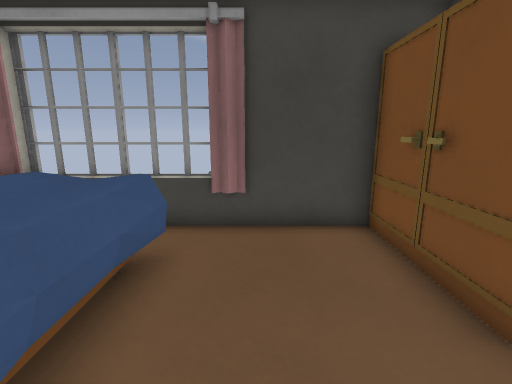
View 1 (above)

17 first-person views from a walk through a level from a Godot 3-D game. The camera is 1.2 m above the floor, tilts 12° down and sees 85° across. Doors that lead somewhere are drawn open, without their leaves. The floor is counted in squares, 0.5 m on a side. Each view is taken from the middle of a square. On the plan, view 1 faces up. The plan holds only what a view shows up to about 18 squares ahead; the rest is blank. The place goes on beyond the plan.

View 2
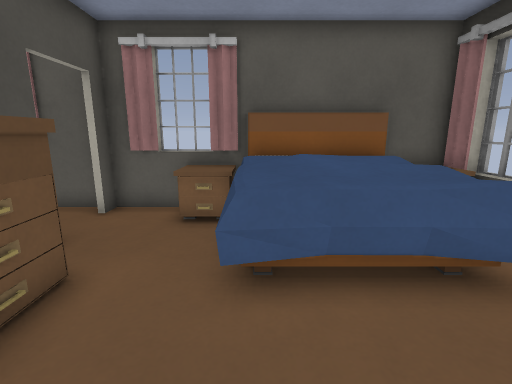

View 3
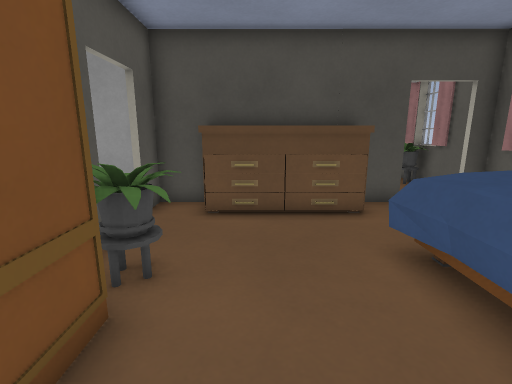

View 4
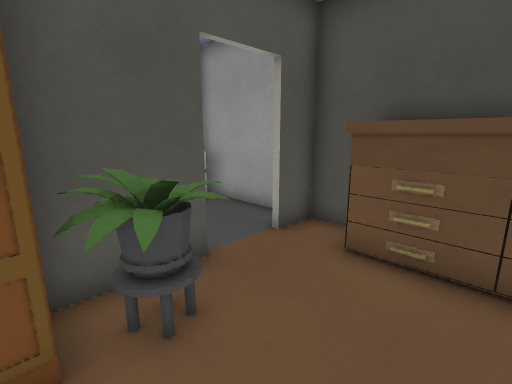

View 5
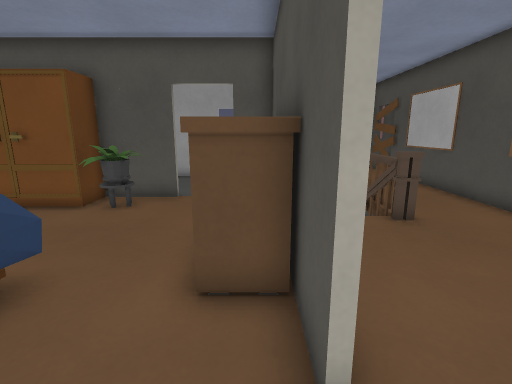

View 6
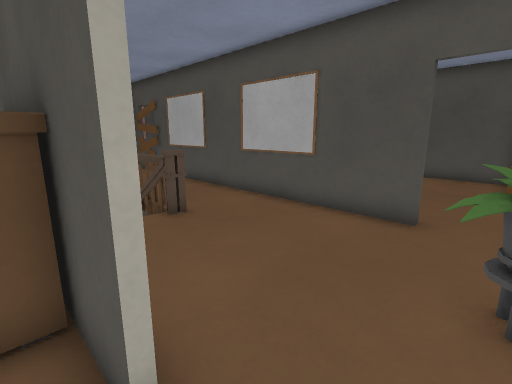

View 7
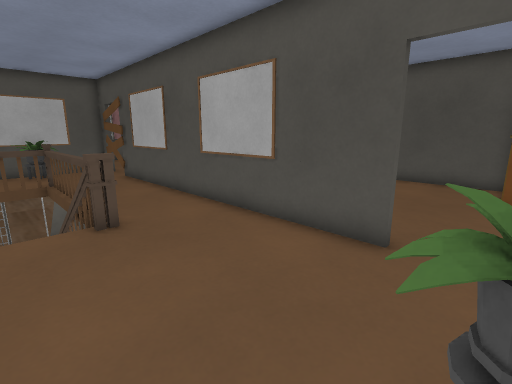

View 8
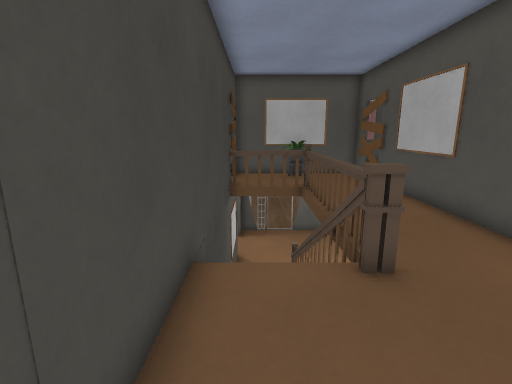

View 9
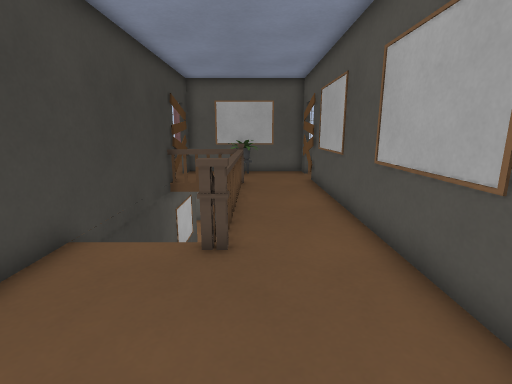

View 10
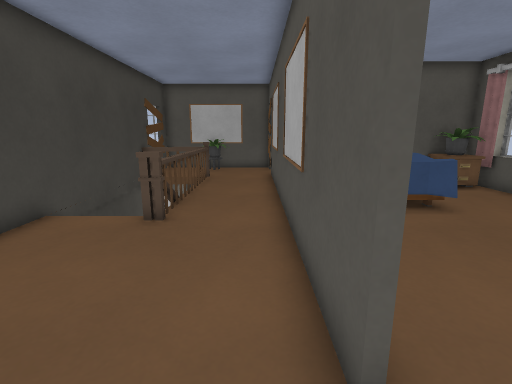

View 11
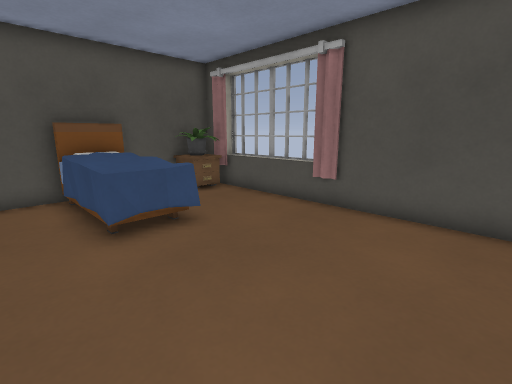

View 12
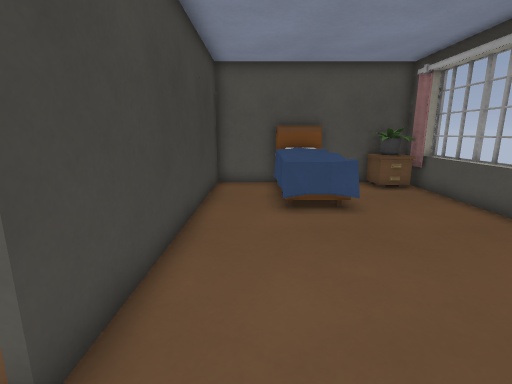

View 13
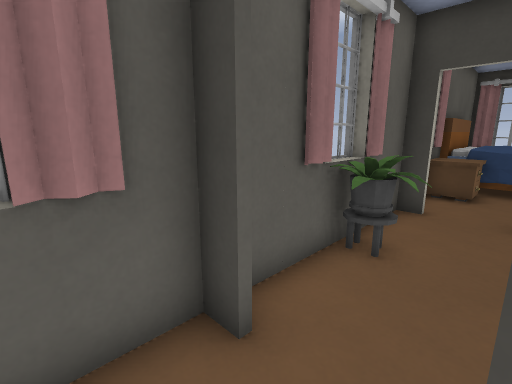

View 14
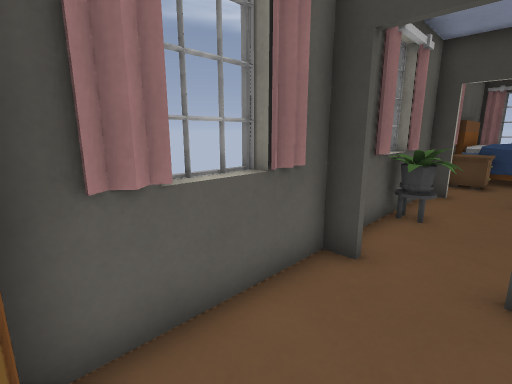

View 15
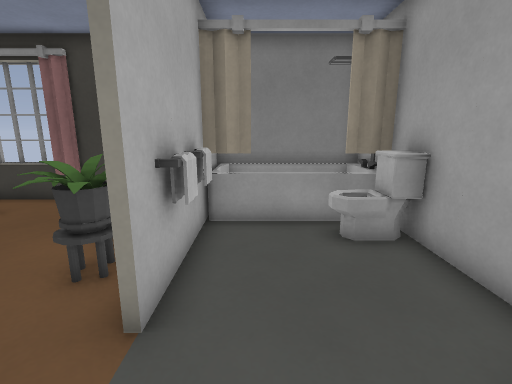

View 16
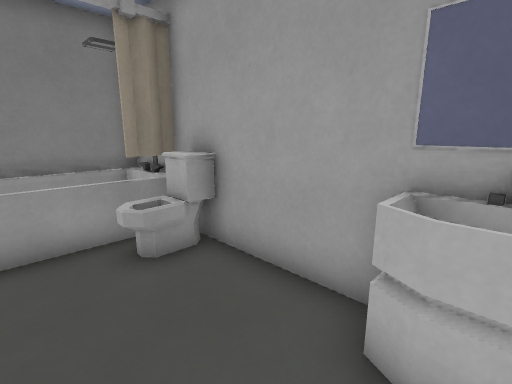

View 17
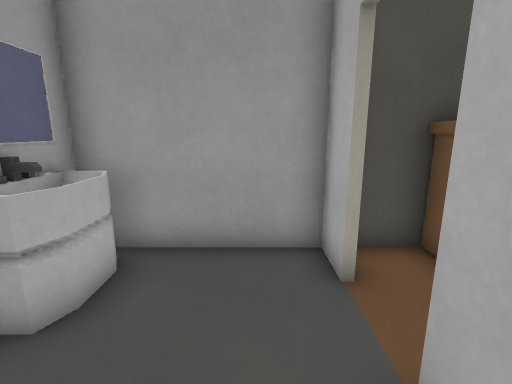

### Floor plan
Key: @ floor where view 1 was taken; # wall or solid block; x gap in a wall; . floor; / step, stairs or slope; D open door; = window, fence, low wall or low ledge; ^ raised ledge; v drop or lower ground; P plant.
Columns run from 7 left of view 1 to 14 right of it. Each row starts with its distance up from view 1.
  8     ^
  7 ####=##DD#########
  6 ^   .....D###   =#
  5 #^^^^^...D####==##
  4 #^^^^^...D###====#
  3 # ^^^^....###..#=#
  2 #^^^^^....P##....#
  1 #^^^^=....P##....#
  0 #^^===.@...DD....#
 -1 #^^........DD...^#
 -2 #....^^^^^.DD..=^#
 -3 #....^^^ ^###...=#
 -4 #xDD##############DD##
 -5 #........D       /...#
 -6 #........D       /...#
 -7 =P......=xx=vvvvv=.PP#
 -8 #P..................P#
 -9 #....................#
-10 #....................#
-11 #DDD##############DD##
-12 #..............#
-13 #..............#
-14 =........=^^^^^#
-15 #.........^^^^^#
-16 ###......=^^ ^^#
-17    ..........  #
-18    ..........P=#
-19    ..........PP#
-20   #######====#^#
-21         ######

Positions as (right, up) in squares from view 1, and headings:
1: (0, 0), facing up
2: (2, 1), facing left
3: (1, 6), facing down
4: (0, 3), facing down-right
5: (-6, -3), facing right
6: (-6, -3), facing down-right
7: (-6, -5), facing down-right
8: (-3, -5), facing right
9: (-4, -8), facing right
10: (-6, -10), facing right
11: (-4, -12), facing down-right
12: (-6, -13), facing right
13: (-4, -13), facing up-left
14: (-4, -16), facing up-left
15: (6, -3), facing up
16: (6, -2), facing up-right
17: (6, 2), facing down
